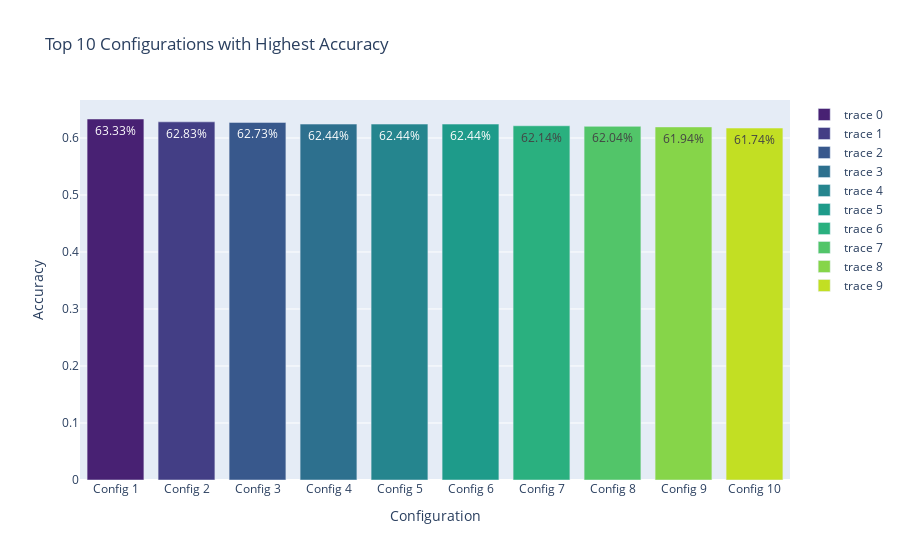

Notebook source saved alongside this figure:
### Code cell
# Assuming 'results' is a dictionary containing configurations and accuracies
visualize_top_configurations(results)

### Figure 1 — Plotly figure (JSON) as saved in the notebook; plotly's stock layout.template omitted (floating-point values rounded to 4 significant figures)
{"data": [{"hoverinfo": "text", "marker": {"color": "#482173"}, "text": ["63.33%"], "type": "bar", "x": ["Config 1"], "y": [0.6333]}, {"hoverinfo": "text", "marker": {"color": "#433e85"}, "text": ["62.83%"], "type": "bar", "x": ["Config 2"], "y": [0.6283]}, {"hoverinfo": "text", "marker": {"color": "#38588c"}, "text": ["62.73%"], "type": "bar", "x": ["Config 3"], "y": [0.6273]}, {"hoverinfo": "text", "marker": {"color": "#2d708e"}, "text": ["62.44%"], "type": "bar", "x": ["Config 4"], "y": [0.6244]}, {"hoverinfo": "text", "marker": {"color": "#25858e"}, "text": ["62.44%"], "type": "bar", "x": ["Config 5"], "y": [0.6244]}, {"hoverinfo": "text", "marker": {"color": "#1e9b8a"}, "text": ["62.44%"], "type": "bar", "x": ["Config 6"], "y": [0.6244]}, {"hoverinfo": "text", "marker": {"color": "#2ab07f"}, "text": ["62.14%"], "type": "bar", "x": ["Config 7"], "y": [0.6214]}, {"hoverinfo": "text", "marker": {"color": "#52c569"}, "text": ["62.04%"], "type": "bar", "x": ["Config 8"], "y": [0.6204]}, {"hoverinfo": "text", "marker": {"color": "#86d549"}, "text": ["61.94%"], "type": "bar", "x": ["Config 9"], "y": [0.6194]}, {"hoverinfo": "text", "marker": {"color": "#c2df23"}, "text": ["61.74%"], "type": "bar", "x": ["Config 10"], "y": [0.6174]}], "layout": {"title": {"text": "Top 10 Configurations with Highest Accuracy"}, "xaxis": {"title": {"text": "Configuration"}}, "yaxis": {"title": {"text": "Accuracy"}}}}
